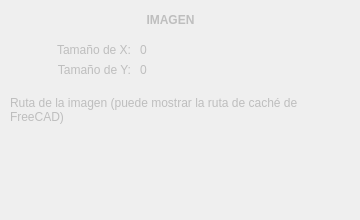
   <widget class="QWidget" name="imagen">
    <property name="enabled">
     <bool>false</bool>
    </property>
    <attribute name="title">
     <string>Img</string>
    </attribute>
    <widget class="QLabel" name="etImgx">
     <property name="geometry">
      <rect>
       <x>10</x>
       <y>40</y>
       <width>121</width>
       <height>20</height>
      </rect>
     </property>
     <property name="text">
      <string>Tamaño de X:</string>
     </property>
     <property name="alignment">
      <set>Qt::AlignRight|Qt::AlignTrailing|Qt::AlignVCenter</set>
     </property>
     <property name="textInteractionFlags">
      <set>Qt::LinksAccessibleByMouse|Qt::TextSelectableByKeyboard|Qt::TextSelectableByMouse</set>
     </property>
    </widget>
    <widget class="QLabel" name="etImgy">
     <property name="geometry">
      <rect>
       <x>10</x>
       <y>60</y>
       <width>121</width>
       <height>20</height>
      </rect>
     </property>
     <property name="text">
      <string>Tamaño de Y:</string>
     </property>
     <property name="alignment">
      <set>Qt::AlignRight|Qt::AlignTrailing|Qt::AlignVCenter</set>
     </property>
     <property name="textInteractionFlags">
      <set>Qt::LinksAccessibleByMouse|Qt::TextSelectableByKeyboard|Qt::TextSelectableByMouse</set>
     </property>
    </widget>
    <widget class="QLabel" name="imgx">
     <property name="geometry">
      <rect>
       <x>140</x>
       <y>40</y>
       <width>211</width>
       <height>20</height>
      </rect>
     </property>
     <property name="text">
      <string>0</string>
     </property>
     <property name="textInteractionFlags">
      <set>Qt::LinksAccessibleByMouse|Qt::TextSelectableByKeyboard|Qt::TextSelectableByMouse</set>
     </property>
    </widget>
    <widget class="QLabel" name="imgy">
     <property name="geometry">
      <rect>
       <x>140</x>
       <y>60</y>
       <width>211</width>
       <height>20</height>
      </rect>
     </property>
     <property name="text">
      <string>0</string>
     </property>
     <property name="textInteractionFlags">
      <set>Qt::LinksAccessibleByMouse|Qt::TextSelectableByKeyboard|Qt::TextSelectableByMouse</set>
     </property>
    </widget>
    <widget class="QLabel" name="etRutaImagen">
     <property name="geometry">
      <rect>
       <x>10</x>
       <y>90</y>
       <width>331</width>
       <height>41</height>
      </rect>
     </property>
     <property name="text">
      <string>Ruta de la imagen (puede mostrar la ruta de caché de FreeCAD)</string>
     </property>
     <property name="textFormat">
      <enum>Qt::RichText</enum>
     </property>
     <property name="alignment">
      <set>Qt::AlignLeading|Qt::AlignLeft|Qt::AlignVCenter</set>
     </property>
     <property name="wordWrap">
      <bool>true</bool>
     </property>
    </widget>
    <widget class="QLabel" name="rutaImagen">
     <property name="geometry">
      <rect>
       <x>10</x>
       <y>130</y>
       <width>331</width>
       <height>81</height>
      </rect>
     </property>
     <property name="text">
      <string/>
     </property>
     <property name="wordWrap">
      <bool>true</bool>
     </property>
     <property name="textInteractionFlags">
      <set>Qt::LinksAccessibleByMouse|Qt::TextSelectableByKeyboard|Qt::TextSelectableByMouse</set>
     </property>
    </widget>
    <widget class="QLabel" name="etImagen">
     <property name="geometry">
      <rect>
       <x>135</x>
       <y>10</y>
       <width>71</width>
       <height>20</height>
      </rect>
     </property>
     <property name="text">
      <string>&lt;html&gt;&lt;head/&gt;&lt;body&gt;&lt;p&gt;&lt;span style=&quot; font-weight:600;&quot;&gt;IMAGEN&lt;/span&gt;&lt;/p&gt;&lt;/body&gt;&lt;/html&gt;</string>
     </property>
     <property name="textFormat">
      <enum>Qt::RichText</enum>
     </property>
     <property name="alignment">
      <set>Qt::AlignCenter</set>
     </property>
    </widget>
   </widget>
